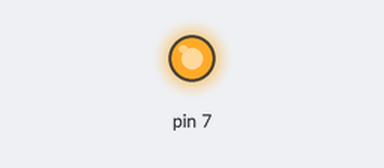
The sketch below on a simulated Arduino Uno, built with avr-gcc and run on an emulated ATmega328P. Shown: output pins drawn as LEDs (lit = HIGH).

Above: at 0.1 s.
Timing chart, 0 to 1.6 s (numbered marks = the images above):
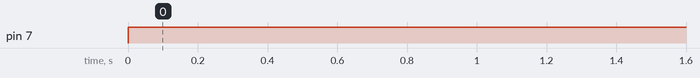

Measured:
- by itself, pin 7: LOW → HIGH at 0.00 s

The sketch:

lab1ex5_0-g4.ino
```cpp
void setup() {
  // put your setup code here, to run once:
  digitalWrite(7, OUTPUT);

}

void loop() {
  // put your main code here, to run repeatedly:
  analogWrite(7, 203);

}
```
